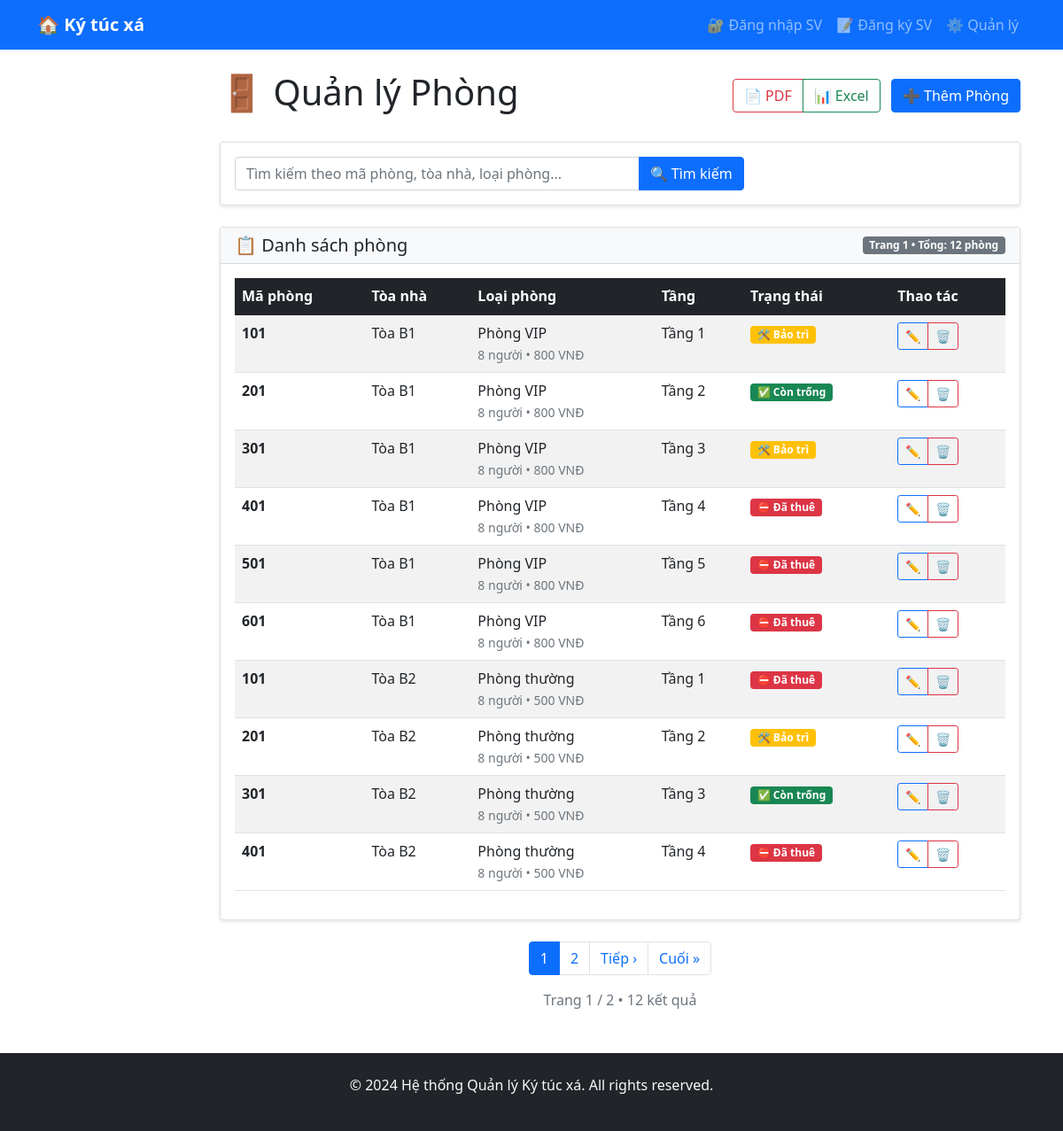
/rooms/, run on the app's committed database.
### dormitory/models.py (models this page shows, shortened)
class Room(models.Model):
    room_number = models.CharField(max_length=10)
    building = models.ForeignKey(Building, on_delete=models.CASCADE)
    room_type = models.ForeignKey(RoomType, on_delete=models.CASCADE)
    floor = models.IntegerField()
    status_choices = (
        ('available', 'Còn trống'),
        ('occupied', 'Đã thuê'),
        ('maintenance', 'Bảo trì'),
    )
    status = models.CharField(max_length=20, choices=status_choices, default='available')
    notes = models.TextField(blank=True)
    class Meta:
        unique_together = ['building', 'room_number']

class Building(models.Model):
    name = models.CharField(max_length=100)
    address = models.TextField()
    total_floors = models.IntegerField()
    description = models.TextField(blank=True)
    created_at = models.DateTimeField(auto_now_add=True)

class RoomType(models.Model):
    name = models.CharField(max_length=100)  # Phòng đơn, đôi, tập thể
    capacity = models.IntegerField()
    price_per_month = models.DecimalField(max_digits=10, decimal_places=2)
    description = models.TextField(blank=True)

### dormitory/views.py (the view)
# urls.py: path('rooms/', views.room_list, name='room_list'),
def room_list(request):
    rooms = Room.objects.select_related('building', 'room_type').all()
    search_query = request.GET.get('search', '')
    if search_query:
        rooms = rooms.filter(
            Q(room_number__icontains=search_query) |
            Q(building__name__icontains=search_query) |
            Q(room_type__name__icontains=search_query)
        )
    paginator = Paginator(rooms, 10)
    page_number = request.GET.get('page')
    page_obj = paginator.get_page(page_number)
    return render(request, 'dormitory/room_list.html', {
        'page_obj': page_obj,
        'search_query': search_query
    })

### dormitory/templates/dormitory/room_list.html (shortened to what this page needs)
{% extends 'base.html' %}
{% block content %}
<div class="d-flex justify-content-between align-items-center mb-4">
    <h1>🚪 Quản lý Phòng</h1>
    <div>
        <div class="btn-group">
            <a href="{% url 'export_rooms_pdf' %}" class="btn btn-outline-danger">📄 PDF</a>
            <a href="{% url 'export_rooms_excel' %}" class="btn btn-outline-success">📊 Excel</a>
        </div>
        <a href="{% url 'room_create' %}" class="btn btn-primary ms-2">➕ Thêm Phòng</a>
    </div>
</div>
<div class="card mb-4">
    <div class="card-body">
        <form method="get" class="row g-3 align-items-center">
            <div class="col-md-8">
                <div class="input-group">
                    <input type="text" name="search" class="form-control"
                           placeholder="Tìm kiếm theo mã phòng, tòa nhà, loại phòng..."
                           value="{{ search_query }}">
                    <button type="submit" class="btn btn-primary">🔍 Tìm kiếm</button>
                </div>
            </div>
        </form>
    </div>
</div>
<div class="card">
    <div class="card-header bg-light">
        <div class="d-flex justify-content-between align-items-center">
            <h5 class="mb-0">📋 Danh sách phòng</h5>
            <span class="badge bg-secondary">
                Trang {{ page_obj.number }} • Tổng: {{ page_obj.paginator.count }} phòng
            </span>
        </div>
    </div>
    <div class="card-body">
        <div class="table-responsive">
            <table class="table table-striped table-hover">
                <thead class="table-dark">
                    <tr>
                        <th>Mã phòng</th>
                        <th>Tòa nhà</th>
                        <th>Loại phòng</th>
                        <th>Tầng</th>
                        <th>Trạng thái</th>
                        <th>Thao tác</th>
                    </tr>
                </thead>
                <tbody>
                    {% for room in page_obj %}
                    <tr>
                        <td><strong>{{ room.room_number }}</strong></td>
                        <td>{{ room.building.name }}</td>
                        <td>
                            {{ room.room_type.name }}
                            <br>
                            <small class="text-muted">{{ room.room_type.capacity }} người • {{ room.room_type.price_per_month|floatformat:0 }} VNĐ</small>
                        </td>
                        <td>Tầng {{ room.floor }}</td>
                        <td>
                            <span class="badge
                                {% if room.status == 'available' %}bg-success
                                {% elif room.status == 'occupied' %}bg-danger
                                {% else %}bg-warning{% endif %}">
                                {% if room.status == 'available' %}✅ {% elif room.status == 'occupied' %}⛔ {% else %}🛠️ {% endif %}
                                {{ room.get_status_display }}
                            </span>
                        </td>
                        <td>
                            <div class="btn-group btn-group-sm">
                                <a href="{% url 'room_edit' room.pk %}" class="btn btn-outline-primary" title="Sửa">
                                    ✏️
                                </a>
                                <a href="{% url 'room_delete' room.pk %}" class="btn btn-outline-danger" title="Xóa">
                                    🗑️
                                </a>
                            </div>
                        </td>
                    </tr>
                    {% endfor %}
                </tbody>
            </table>
        </div>
    </div>
</div>
{% if page_obj.paginator.num_pages > 1 %}
<nav aria-label="Page navigation" class="mt-4">
    <ul class="pagination justify-content-center">
        {% for num in page_obj.paginator.page_range %}
            {% if page_obj.number == num %}
                <li class="page-item active">
                    <span class="page-link">{{ num }}</span>
                </li>
            {% elif num > page_obj.number|add:'-3' and num < page_obj.number|add:'3' %}
                <li class="page-item">
                    <a class="page-link" href="?page={{ num }}{% if search_query %}&search={{ search_query }}{% endif %}">{{ num }}</a>
                </li>
            {% endif %}
        {% endfor %}
        {% if page_obj.has_next %}
            <li class="page-item">
                <a class="page-link" href="?page={{ page_obj.next_page_number }}{% if search_query %}&search={{ search_query }}{% endif %}">Tiếp ›</a>
            </li>
            <li class="page-item">
                <a class="page-link" href="?page={{ page_obj.paginator.num_pages }}{% if search_query %}&search={{ search_query }}{% endif %}">Cuối »</a>
            </li>
        {% endif %}
    </ul>
</nav>
<div class="text-center text-muted mt-2">
    Trang {{ page_obj.number }} / {{ page_obj.paginator.num_pages }}
    • {{ page_obj.paginator.count }} kết quả
</div>
{% endif %}
{% endblock %}

### templates/base.html (shortened to what this page needs)
<!DOCTYPE html>
<html lang="vi">
  <head>
    <link
      href="https://cdn.jsdelivr.net/npm/bootstrap@5.1.3/dist/css/bootstrap.min.css"
      rel="stylesheet"
    />
  </head>
  <body>
    <nav class="navbar navbar-expand-lg navbar-dark bg-primary">
      <div class="container">
        <a class="navbar-brand" href="{% url 'home' %}">🏠 Ký túc xá</a>
        <div class="collapse navbar-collapse" id="navbarNav">
          <div class="navbar-nav ms-auto">
            {% if user.is_authenticated %}
              {% if user.user_type == 'student' %}
              <a class="nav-link" href="/student/dashboard/">🎓 Dashboard SV</a>
              <a class="nav-link" href="#">👤 {{ user.username }}</a>
              {% else %}
              <a class="nav-link" href="/dashboard/">📊 Dashboard</a>
              <a class="nav-link" href="/admin/">⚙️ Admin</a>
              <a class="nav-link" href="#">👤 {{ user.username }}</a>
              {% endif %}
              <a class="nav-link" href="/accounts/logout/">🚪 Đăng xuất</a>
            {% else %}
            <a class="nav-link" href="/accounts/login/">🔐 Đăng nhập SV</a>
            <a class="nav-link" href="/student/register/">📝 Đăng ký SV</a>
            <a class="nav-link" href="/admin/">⚙️ Quản lý</a>
            {% endif %}
          </div>
        </div>
      </div>
    </nav>
    <div class="container-fluid">
      <div class="row">
        <main class="col-md-9 ms-sm-auto col-lg-10 px-md-4">
          <div class="container mt-4">
            {% block content %}
            {% endblock %}
          </div>
        </main>
      </div>
    </div>
    <footer class="bg-dark text-light mt-5 py-4">
      <div class="container text-center">
        <p>&copy; 2024 Hệ thống Quản lý Ký túc xá. All rights reserved.</p>
      </div>
    </footer>
  </body>
</html>

### templates/base.html (style rules this page uses)
.navbar-brand { font-weight: bold; }
.card { box-shadow: 0 2px 4px rgba(0, 0, 0, 0.1); margin-bottom: 20px; }
.nav-link { color: #333; }

### data on the page
Room: room_number "101", building.name "Tòa B1", room_type.name "Phòng VIP", room_type.capacity "8", room_type.price_per_month "800", floor "1", status "Bảo trì"
Room: room_number "201", building.name "Tòa B1", room_type.name "Phòng VIP", room_type.capacity "8", room_type.price_per_month "800", floor "2", status "Còn trống"
Room: room_number "301", building.name "Tòa B1", room_type.name "Phòng VIP", room_type.capacity "8", room_type.price_per_month "800", floor "3", status "Bảo trì"
Room: room_number "401", building.name "Tòa B1", room_type.name "Phòng VIP", room_type.capacity "8", room_type.price_per_month "800", floor "4", status "Đã thuê"
Room: room_number "501", building.name "Tòa B1", room_type.name "Phòng VIP", room_type.capacity "8", room_type.price_per_month "800", floor "5", status "Đã thuê"
Room: room_number "601", building.name "Tòa B1", room_type.name "Phòng VIP", room_type.capacity "8", room_type.price_per_month "800", floor "6", status "Đã thuê"
Room: room_number "101", building.name "Tòa B2", room_type.name "Phòng thường", room_type.capacity "8", room_type.price_per_month "500", floor "1", status "Đã thuê"
Room: room_number "201", building.name "Tòa B2", room_type.name "Phòng thường", room_type.capacity "8", room_type.price_per_month "500", floor "2", status "Bảo trì"
Room: room_number "301", building.name "Tòa B2", room_type.name "Phòng thường", room_type.capacity "8", room_type.price_per_month "500", floor "3", status "Còn trống"
Room: room_number "401", building.name "Tòa B2", room_type.name "Phòng thường", room_type.capacity "8", room_type.price_per_month "500", floor "4", status "Đã thuê"

### other printed values
{{ page_obj.number }} "1"
{{ page_obj.paginator.count }} "12"
{{ num }} "1"
{{ num }} "2"
{{ page_obj.paginator.num_pages }} "2"
